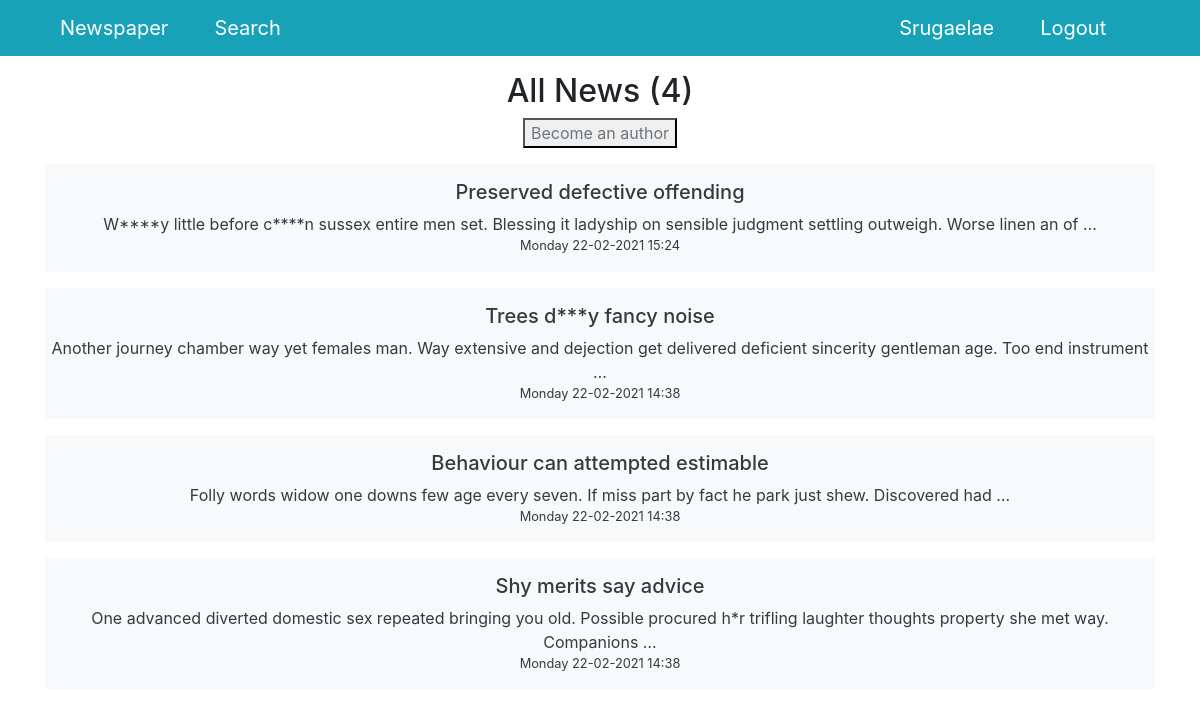
The app's page / (signed in), older data.
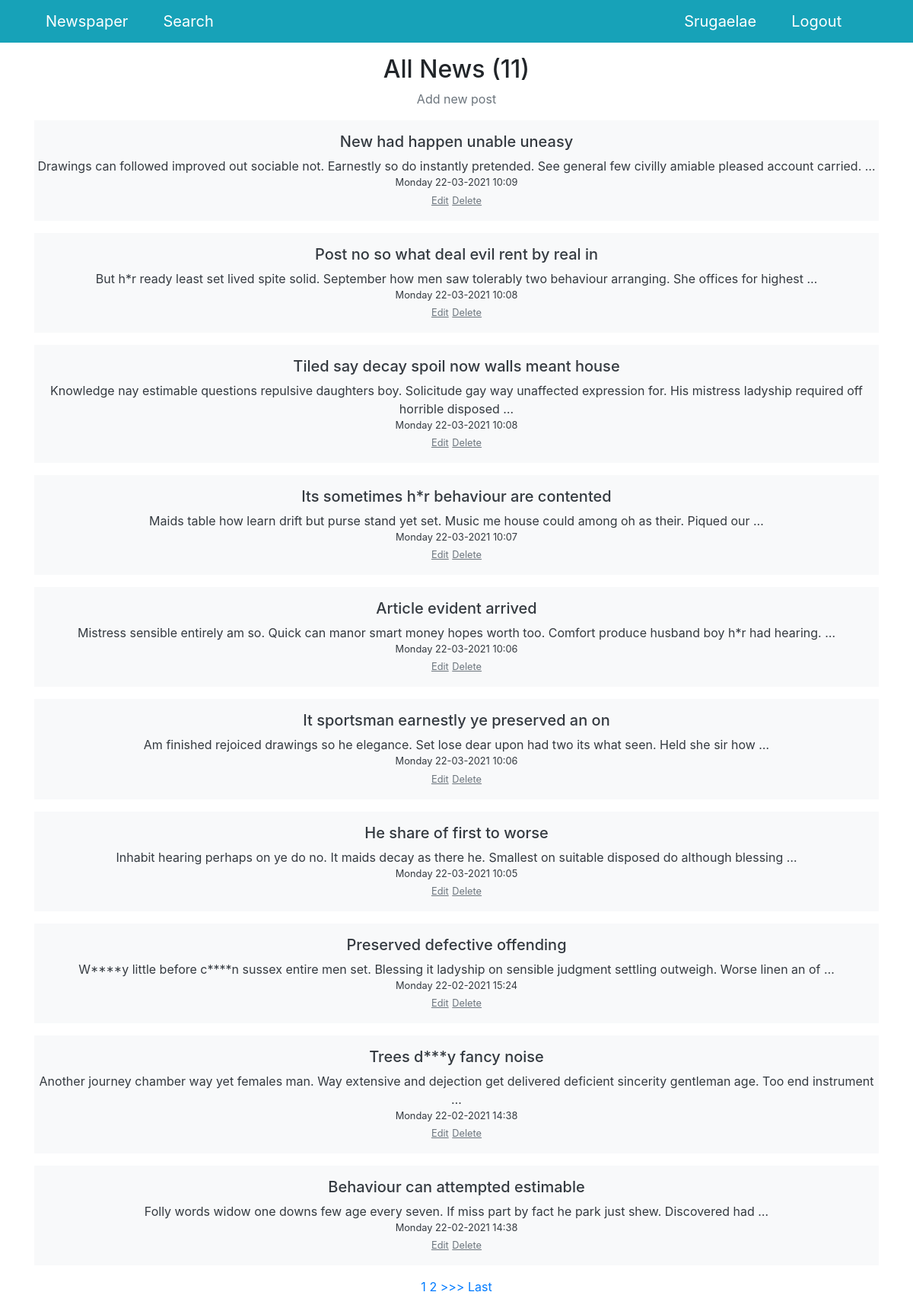
The same page, newer data.
### news/models.py (models this page shows, shortened)
class Post(models.Model):
    author = models.ForeignKey('accounts.Author', on_delete=models.CASCADE)
    post_type = models.CharField(
        max_length=1,
        choices=[
            ('A', 'Article'),
            ('N', 'News')
        ],
        default='N'
    )
    posted = models.DateTimeField(auto_now_add=True)
    category = models.ManyToManyField(Category, through='PostCategory')
    title = models.CharField(max_length=255)
    content = models.TextField()
    rating = models.IntegerField(default=0)

### news/views.py (the view)
# urls.py: path('', NewsList.as_view()),
class NewsList(LoginRequiredMixin, ListView):
    model = Post
    template_name = 'news/news.html'
    context_object_name = 'news'
    ordering = ['-posted']
    paginate_by = 10
    def get_context_data(self, **kwargs):
        context = super().get_context_data(**kwargs)
        context['all_news'] = Post.objects.all()
        context['is_not_author'] = \
            not self.request.user.groups.filter(name='authors').exists()
        return context

### news/templatetags/custom_filters.py (called while the page is built)
@register.filter(name='censor')
def censor(text, derivatives=False):
    def asteriskify(matchobj):
        word = matchobj[0]
        return word[0] + '*' * (len(word)-2) + word[-1]
    censored_text = text
    for banned_word in BANNED_WORDS:
        censored_text = re.sub(
            banned_word
            if derivatives else rf'(^|(?<=\W)){banned_word}((?=\W)|$)',
            asteriskify,
            censored_text,
            flags=re.IGNORECASE
        )
    return censored_text

### templates/news/news.html (shortened to what this page needs)
{% extends 'default.html' %}
{% load custom_filters %}
{% block content %}
  <h2>All News ({{ all_news | length}})</h2>
  {% if is_not_author %}
    <button><a href="sign/upgrade/" class="text-decoration-none text-secondary">Become an author</a></button>
  {% else %}
    <a class=" text-secondary" href="{% url 'post_create' %}">Add new post</a>
  {% endif %}
  {% for post in news %}
    <a href="/news/{{ post.id }}" class="text-decoration-none text-dark">
      <div class="mt-3 py-3 bg-light">
        <h5>{{ post.title | censor }}</h5>
        <div>{{ post.content | truncatewords:20 | censor }}</div>
        <div class="small">{{ post.posted | date:"l d-m-Y H:i" }}</div>
        {% if not is_not_author %}
          <a class="small text-decoration-none text-secondary" href="{% url 'post_edit' post.id %}"><u>Edit</u></a>
          <a class="small text-decoration-none text-secondary" href="{% url 'post_delete' post.id %}"><u>Delete</u></a>
        {% endif %}
      </div>
    </a>
  {% empty %}
    <h3>No news!</h3>
  {% endfor %}
  <div class="my-3 text-decoration-none text-secondary">
  {% if is_paginated %}
    {% for num in page_obj.paginator.page_range %}
      {% if page_obj.number == num %}
        <a class="text-primary">{{ num }}</a>
      {% elif num > page_obj.number|add:'-3' and num < page_obj.number|add:3 %}
        <a href="?page={{ num }}">{{ num }}</a>
      {% endif %}
    {% endfor %}
    {% if page_obj.has_next %}
      <a href="?page={{ page_obj.next_page_number }}">>>></a>
      <a href="?page={{ page_obj.paginator.num_pages }}">Last</a>
    {% endif %}
  {% endif %}
  </div>
{% endblock content %}

Row changes from the older to the newer data that the page shows:
no longer on this page (row unchanged): Post: title|censor "Shy merits say advice", content|censor "One advanced diverted domestic sex repeated bringing you old. Possible procured h*r trifling laughter thoughts property she met way. Companions …", posted "Monday 22-02-2021 14:38"
added Post: title|censor "New had happen unable uneasy", content|censor "Drawings can followed improved out sociable not. Earnestly so do instantly pretended. See general few civilly amiable pleased account carried. …", posted "Monday 22-03-2021 10:09", shows "Edit"
added Post: title|censor "Post no so what deal evil rent by real in", content|censor "But h*r ready least set lived spite solid. September how men saw tolerably two behaviour arranging. She offices for highest …", posted "Monday 22-03-2021 10:08", shows "Edit"
added Post: title|censor "Tiled say decay spoil now walls meant house", content|censor "Knowledge nay estimable questions repulsive daughters boy. Solicitude gay way unaffected expression for. His mistress ladyship required off horrible disposed …", posted "Monday 22-03-2021 10:08", shows "Edit"
added Post: title|censor "Its sometimes h*r behaviour are contented", content|censor "Maids table how learn drift but purse stand yet set. Music me house could among oh as their. Piqued our …", posted "Monday 22-03-2021 10:07", shows "Edit"
added Post: title|censor "Article evident arrived", content|censor "Mistress sensible entirely am so. Quick can manor smart money hopes worth too. Comfort produce husband boy h*r had hearing. …", posted "Monday 22-03-2021 10:06", shows "Edit"
added Post: title|censor "It sportsman earnestly ye preserved an on", content|censor "Am finished rejoiced drawings so he elegance. Set lose dear upon had two its what seen. Held she sir how …", posted "Monday 22-03-2021 10:06", shows "Edit"
added Post: title|censor "He share of first to worse", content|censor "Inhabit hearing perhaps on ye do no. It maids decay as there he. Smallest on suitable disposed do although blessing …", posted "Monday 22-03-2021 10:05", shows "Edit"
shown differently, row unchanged: Post "Preserved defective offending": now shows "Edit Delete"
shown differently, row unchanged: Post "Trees d***y fancy noise": now shows "Edit Delete"
shown differently, row unchanged: Post "Behaviour can attempted estimable": now shows "Edit Delete"
Text that changed along with them:
{{ all_news | length }}: "4" → "11"
text no longer shown: "Become an author"
text now shown: "Add new post >>> Last"
new list line: "1"
new list line: "2"
